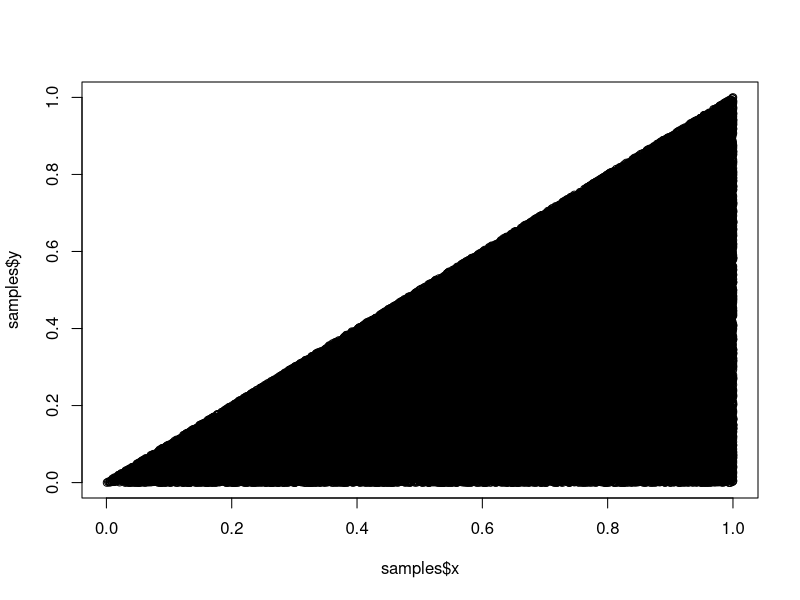
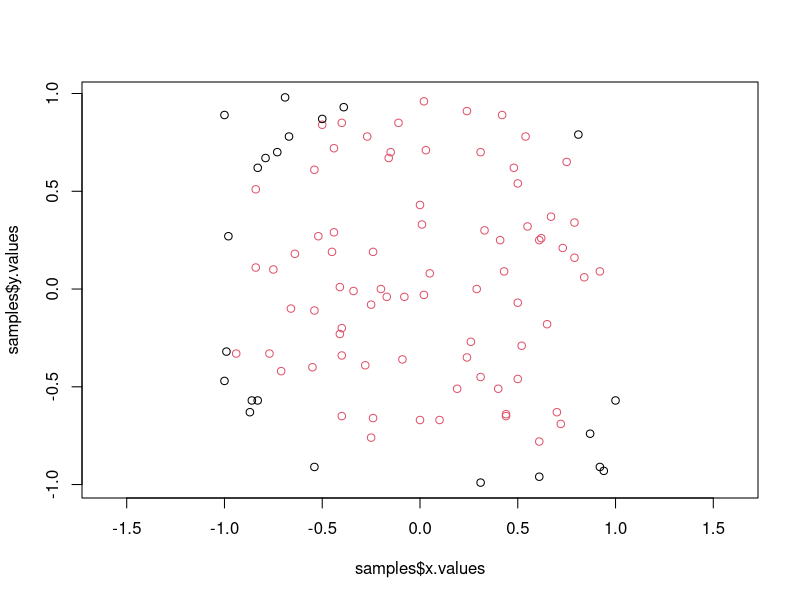
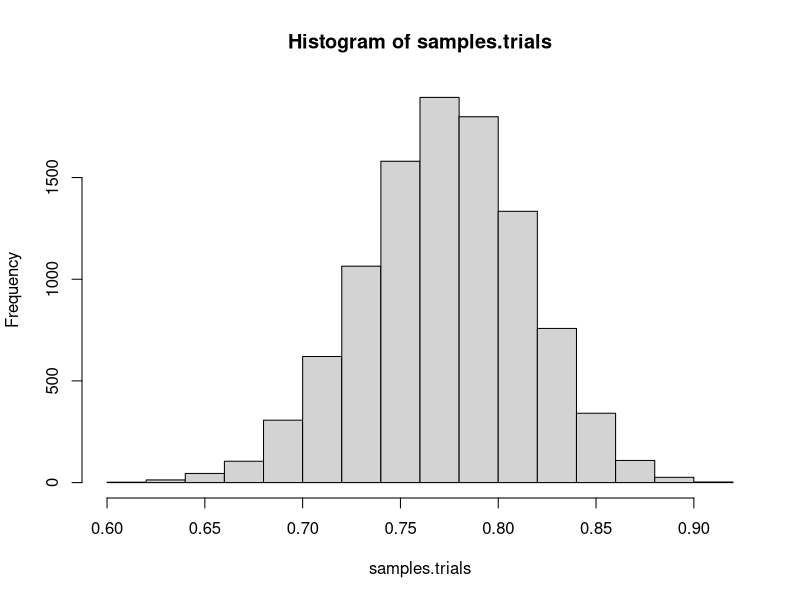

Source code (R) for these figures, in order:
### Problem 3 -----------------------------------------------------------------------
base <- seq(0, 1, 0.001)
length(base)
p.base <- rep(1/1001, 1001)

a1 <- sample(base, size = 100000, prob = p.base, replace = T)
a2 <- sample(base, size = 100000, prob = p.base, replace = T)

samples <- data.frame(a1, a2)
samples$x <- ifelse(samples$a1 > samples$a2, samples$a1, samples$a2)
samples$y <- ifelse(samples$a1 > samples$a2, samples$a2, samples$a1)
samples$xy <- samples$x * samples$y

plot(samples$x, samples$y)


e.x <- mean(samples$x)
e.y <- mean(samples$y)
e.xy <- mean(samples$xy)
cov(samples$x, samples$y)


### Problem 4 -----------------------------------------------------------------------
# e. n = 100, plot X, Y and cacluate D1, D2, ,,,Dn
base <- seq(-1, 1, 0.01)
length(base)
p.base <- rep(1/201, 201)

x.values <- sample(base, size = 100, prob = p.base, replace = T)
y.values <- sample(base, size = 100, prob = p.base, replace = T)

samples <- data.frame(x.values, y.values)
samples$xy <- samples$x.values^2 + samples$y.values^2
samples$d.values <- 0
samples$d.values[samples$xy < 1] <- 1

plot(samples$x.values, samples$y.values, col=samples$d.values+1, asp=1)

mean(samples$d.values)
pi/4 # 0.7853982
3/4

#g. replicate this 10,000 times -----------------------------------------------
# store the mean each time

samples.trials <- c()
for (i in 1:10000) {
  x.values <- sample(base, size = 100, prob = p.base, replace = T)
  y.values <- sample(base, size = 100, prob = p.base, replace = T)
  
  samples <- data.frame(x.values, y.values)
  samples$xy <- samples$x.values^2 + samples$y.values^2
  samples$d.values <- 0
  samples$d.values[samples$xy < 1] <- 1
  samples.trials[i] = mean(samples$d.values)
}

mean(samples.trials) # 0.776976

# plot the histogram of the sample means --------------------------------------
hist(samples.trials, breaks = 20)

#h. calcualte the standard deviation of the sample mean ------------------------
sd(samples.trials)

#i. calculate the fraction of samples averages that are larger than 3/4 ---------
sum(sapply(samples.trials, function(x) {ifelse( x > 3/4, 1, 0)}))/10000
